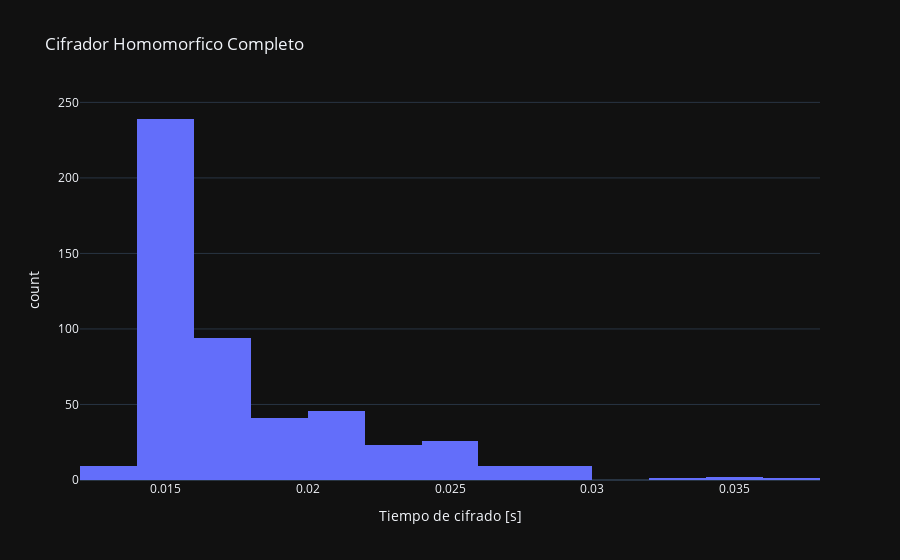

The notebook cell saved with this chart:
### Code cell
barplot_tiempos_cifrado(tiempos_del_parcial_completo_bfv, 'Cifrador Homomorfico Completo')

### Figure 1 — Plotly figure (JSON) as saved in the notebook; plotly's stock layout.template omitted (floating-point values rounded to 4 significant figures; data arrays with more than 128 entries replaced by an {"elided": "..."} marker saying what was removed)
{"data": [{"alignmentgroup": "True", "bingroup": "x", "hovertemplate": "Tiempo de cifrado [s]=%{x}<br>count=%{y}<extra></extra>", "legendgroup": "", "marker": {"color": "#636efa", "pattern": {"shape": ""}}, "name": "", "nbinsx": 15, "offsetgroup": "", "orientation": "v", "showlegend": false, "x": {"elided": "500 float values"}, "xaxis": "x", "yaxis": "y", "type": "histogram"}], "layout": {"xaxis": {"anchor": "y", "domain": [0.0, 1.0], "title": {"text": "Tiempo de cifrado [s]"}}, "yaxis": {"anchor": "x", "domain": [0.0, 1.0], "title": {"text": "count"}}, "legend": {"tracegroupgap": 0}, "title": {"text": "Cifrador Homomorfico Completo"}, "barmode": "relative"}}
